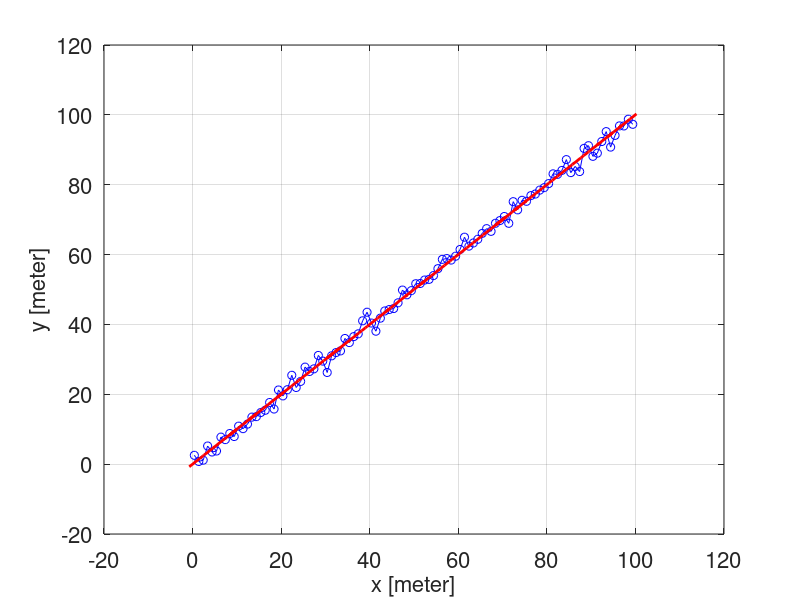
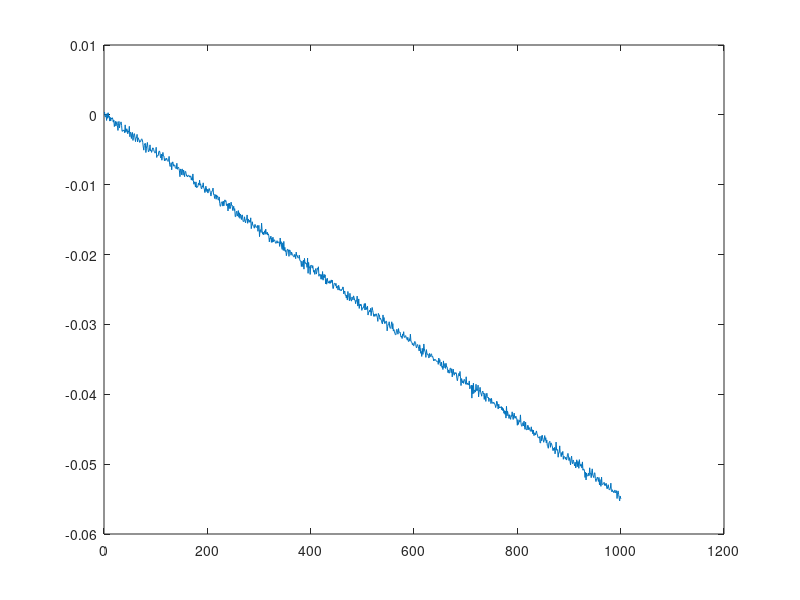

MATLAB code for these plots, in order:
%% 2D demonstration of the SVD
clear; clc;

%% Raw data
x=0:0.1:100;     %[meter] x coord vs time
y=4*(0:0.1:100); %[meter] y coord vs time
y = x + randn(1,length(x)); %[meter] put noise in the x coordinate
y = y + randn(1,length(y)); %[meter] put noise in the y coordinate
Traj = [x;y]; %[meter;meter] noisy 2D trajectory
plot(Traj(1,5:10:end),Traj(2,5:10:end),'bo-'); hold on;
xlabel('x [meter]','FontSize',16);
ylabel('y [meter]','FontSize',16);
set(gca,'FontSize',16);
grid on;

%% SVD dimension reduction
[U,S,V]=svd(Traj); % Do a single value decomposition
rank = 1;
U = U(:,1:rank); % Get the first component only
S = S(1:rank,1:rank); 
V = V';
V = V(1:rank,:);
newTraj = U*S*V; %[meter;meter] coordinates of the reduced dimension trajectory
plot(newTraj(1,1:10:end),newTraj(2,1:10:end),'r-','LineWidth',2.0); hold on;
xlabel('x [meter]','FontSize',16);
ylabel('y [meter]','FontSize',16);
set(gca,'FontSize',16);
grid on;

figure
plot(V);